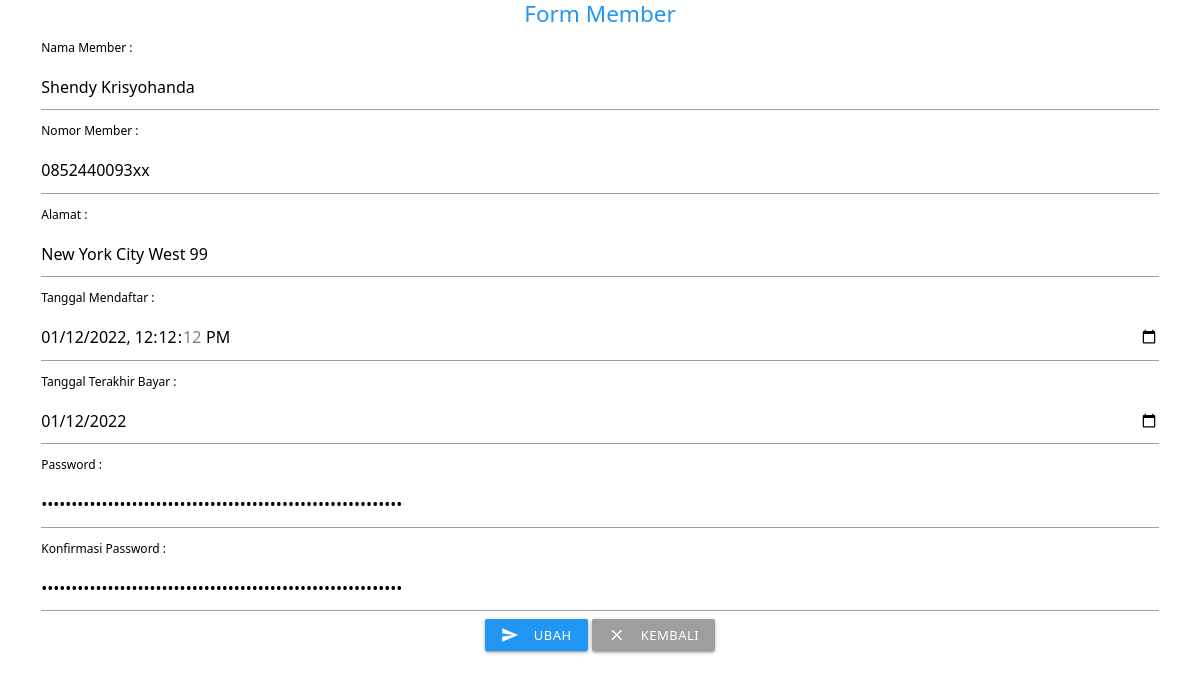
/FormMember.php?id_member=1 (signed in), run on the app's committed database.
### tables this page shows
CREATE TABLE member (
    id_member INT NOT NULL PRIMARY KEY AUTO_INCREMENT,
    nama_member VARCHAR(250) NOT NULL,
    nomor_member VARCHAR(15) NOT NULL,
    alamat TEXT(500) NOT NULL,
    tgl_mendaftar DATETIME NOT NULL,
    tgl_terakhir_bayar DATE NOT NULL  
);

### Model.php (called while the page is built, shortened)
<?php
require("Koneksi.php");
function getData($tabel)
{
    global $koneksi;
    $result = mysqli_query($koneksi, "SELECT * FROM $tabel");
    $rows = [];
    while ($row = mysqli_fetch_assoc($result)) {
        $rows[] = $row;
    }
    return $rows;
}

### FormMember.php (the view, shortened to what this page needs)
<?php
require("Model.php");
require("Style.php");
$id_member = !empty($_GET['id_member']) ? $_GET['id_member'] : '';
?>
<!DOCTYPE html>
<html lang="en">
<head>
</head>
<body>
    <?php if (!empty($id_member)) : ?>
        <?php $member = getData("member WHERE id_member = $id_member")[0]; ?>
        <section class="container blue-text">
            <h4 class="center">Form Member</h4>
            <form action="" method="post">
                <label class="black-text" for="nama_member">Nama Member : </label>
                <input type="text" name="nama_member" id="nama_member" required value="<?= $member["nama_member"] ?>">
                <label class="black-text" for="nomor_member">Nomor Member : </label>
                <input type="text" name="nomor_member" id="nomor_member" required value="<?= $member["nomor_member"] ?>">
                <label class="black-text" for="alamat">Alamat : </label>
                <input type="text" name="alamat" id="alamat" required value="<?= $member["alamat"] ?>">
                <label class="black-text" for="tgl_mendaftar">Tanggal Mendaftar : </label>
                <input type="datetime-local" name="tgl_mendaftar" id="tgl_mendaftar" required value="<?= $member["tgl_mendaftar"] ?>">
                <label class="black-text" for="tgl_terakhir_bayar">Tanggal Terakhir Bayar : </label>
                <input type="date" name="tgl_terakhir_bayar" id="tgl_terakhir_bayar" required value="<?= $member["tgl_terakhir_bayar"] ?>">
                <label class="black-text" for="password">Password : </label>
                <input type="password" name="password" id="password" required value="<?= $member["password"] ?>">
                <label class="black-text" for="password">Konfirmasi Password : </label>
                <input type="password" name="password2" id="password2" required value="<?= $member["password"] ?>">
                <div class="center">
                    <button class="waves-effect waves-light blue btn-small" type="submit" name="ubah"><i class="material-icons left">send</i>Ubah</button>
                    <a href="Member.php" class="waves-effect waves-light grey btn-small"><i class="material-icons left">close</i>Kembali</a>
                </div>
            </form>
        </section>
    <?php endif; ?>
</body>
</html>

### data on the page
member: nama_member "Shendy Krisyohanda", nomor_member "0852440093xx", alamat "New York City West 99", tgl_mendaftar "01/12/2022 12:12:12", tgl_terakhir_bayar "01/12/2022"
